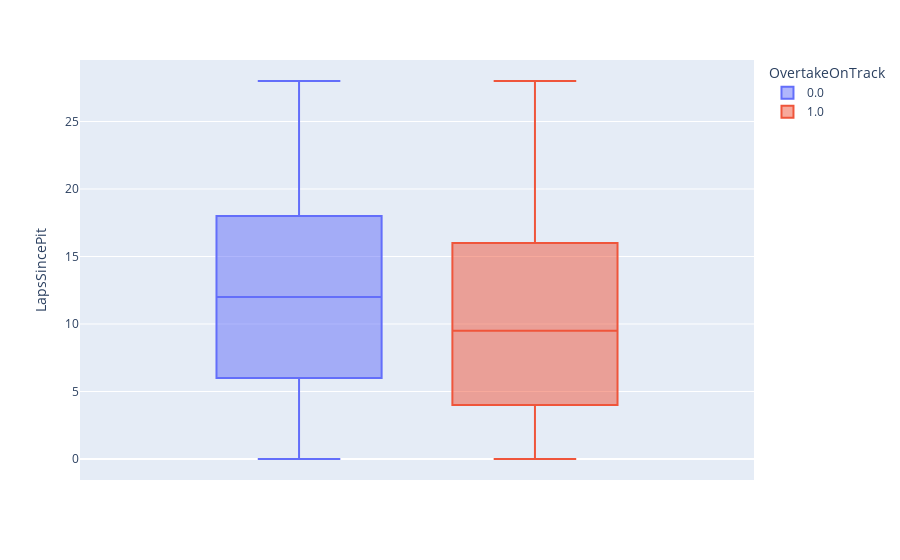

The notebook cell saved with this chart:
### Code cell
import plotly.express as px
px.box(ot2.loc[ot2.Flag == 'Green'],y='LapsSincePit',color='OvertakeOnTrack')

### Figure 1 — Plotly figure (JSON) as saved in the notebook; plotly's stock layout.template omitted (floating-point values rounded to 4 significant figures; data arrays with more than 128 entries replaced by an {"elided": "..."} marker saying what was removed)
{"data": [{"alignmentgroup": "True", "hovertemplate": "OvertakeOnTrack=0.0<br>LapsSincePit=%{y}<extra></extra>", "legendgroup": "0.0", "marker": {"color": "#636efa"}, "name": "0.0", "notched": false, "offsetgroup": "0.0", "orientation": "v", "showlegend": true, "type": "box", "x0": " ", "xaxis": "x", "y": {"elided": "1258 int values"}, "y0": " ", "yaxis": "y"}, {"alignmentgroup": "True", "hovertemplate": "OvertakeOnTrack=1.0<br>LapsSincePit=%{y}<extra></extra>", "legendgroup": "1.0", "marker": {"color": "#EF553B"}, "name": "1.0", "notched": false, "offsetgroup": "1.0", "orientation": "v", "showlegend": true, "type": "box", "x0": " ", "xaxis": "x", "y": [4, 5, 5, 3, 6, 6, 4, 7, 7, 5, 6, 11, 0, 1, 1, 0, 2, 14, 2, 15, 3, 16, 14, 5, 6, 18, 9, 28, 13, 15, 14, 16, 16, 1, 19, 6, 4, 5, 1, 8, 4, 1, 8, 10, 15, 11, 17, 10, 17, 23, 26, 27, 27, 26, 1, 22, 1, 23, 18, 2, 19, 4, 2, 3, 24, 1, 9, 8, 13, 9, 11, 12, 11, 14, 16, 17, 17, 13, 16, 16, 17, 19, 21, 19, 20, 1, 2, 5, 3, 3], "y0": " ", "yaxis": "y"}], "layout": {"autosize": true, "boxmode": "group", "legend": {"title": {"text": "OvertakeOnTrack"}, "tracegroupgap": 0}, "margin": {"t": 60}, "xaxis": {"anchor": "y", "autorange": true, "domain": [0, 1], "range": [-0.5, 0.5], "type": "category"}, "yaxis": {"anchor": "x", "autorange": true, "domain": [0, 1], "range": [-1.556, 29.56], "title": {"text": "LapsSincePit"}, "type": "linear"}}}
